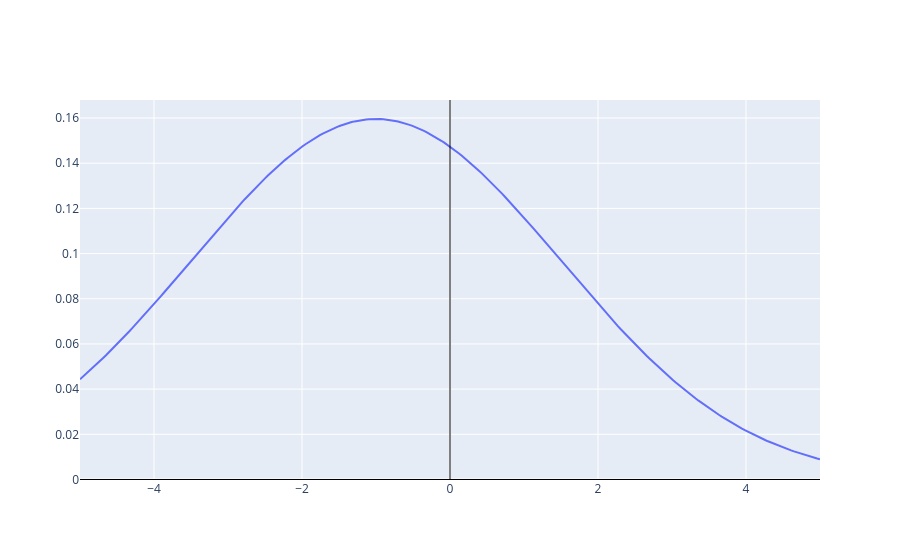

The code cell stored with this chart in its notebook:
### Code cell
if __name__ == '__main__' and '__file__' not in globals():
  py = _marginalize(pxy=pxy, keep='y')
  _plot_function(py, (-5, 5))

### Figure 1 — Plotly figure (JSON) as saved in the notebook; plotly's stock layout.template omitted (floating-point values rounded to 4 significant figures; data arrays with more than 128 entries replaced by an {"elided": "..."} marker saying what was removed)
{"data": [{"mode": "lines", "type": "scatter", "x": {"elided": "257 float values"}, "y": {"elided": "257 float values"}}], "layout": {"shapes": [{"line": {"color": "black", "width": 1}, "type": "line", "x0": 0, "x1": 1, "xref": "x domain", "y0": 0, "y1": 0, "yref": "y"}, {"line": {"color": "black", "width": 1}, "type": "line", "x0": 0, "x1": 0, "xref": "x", "y0": 0, "y1": 1, "yref": "y domain"}]}}
